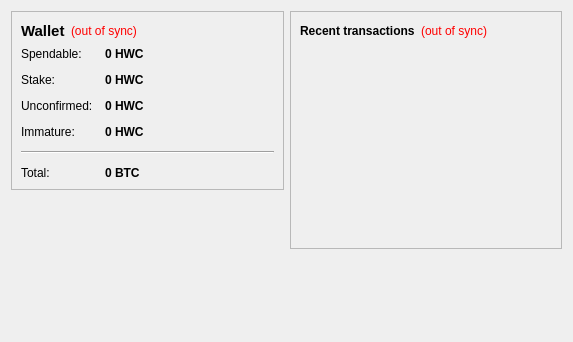
<?xml version="1.0" encoding="UTF-8"?>
<ui version="4.0">
 <class>OverviewPage</class>
 <widget class="QWidget" name="OverviewPage">
  <property name="geometry">
   <rect>
    <x>0</x>
    <y>0</y>
    <width>573</width>
    <height>342</height>
   </rect>
  </property>
  <property name="windowTitle">
   <string>Form</string>
  </property>
  <layout class="QHBoxLayout" name="horizontalLayout" stretch="1,1">
   <item>
    <layout class="QVBoxLayout" name="verticalLayout_2">
     <item>
      <widget class="QFrame" name="frame">
       <property name="frameShape">
        <enum>QFrame::StyledPanel</enum>
       </property>
       <property name="frameShadow">
        <enum>QFrame::Raised</enum>
       </property>
       <layout class="QVBoxLayout" name="verticalLayout_4">
        <item>
         <layout class="QHBoxLayout" name="horizontalLayout_4">
          <item>
           <widget class="QLabel" name="label_5">
            <property name="font">
             <font>
              <pointsize>11</pointsize>
              <weight>75</weight>
              <bold>true</bold>
             </font>
            </property>
            <property name="text">
             <string>Wallet</string>
            </property>
           </widget>
          </item>
          <item>
           <widget class="QLabel" name="labelWalletStatus">
            <property name="toolTip">
             <string>The displayed information may be out of date. Your wallet automatically synchronizes with the HollyWoodCoin network after a connection is established, but this process has not completed yet.</string>
            </property>
            <property name="styleSheet">
             <string notr="true">QLabel { color: red; }</string>
            </property>
            <property name="text">
             <string notr="true">(out of sync)</string>
            </property>
            <property name="alignment">
             <set>Qt::AlignLeading|Qt::AlignLeft|Qt::AlignVCenter</set>
            </property>
           </widget>
          </item>
          <item>
           <spacer name="horizontalSpacer_2">
            <property name="orientation">
             <enum>Qt::Horizontal</enum>
            </property>
            <property name="sizeHint" stdset="0">
             <size>
              <width>40</width>
              <height>20</height>
             </size>
            </property>
           </spacer>
          </item>
         </layout>
        </item>
        <item>
         <layout class="QFormLayout" name="formLayout_2">
          <property name="fieldGrowthPolicy">
           <enum>QFormLayout::AllNonFixedFieldsGrow</enum>
          </property>
          <property name="horizontalSpacing">
           <number>12</number>
          </property>
          <property name="verticalSpacing">
           <number>12</number>
          </property>
          <item row="0" column="0">
           <widget class="QLabel" name="label">
            <property name="text">
             <string>Spendable:</string>
            </property>
           </widget>
          </item>
          <item row="0" column="1">
           <widget class="QLabel" name="labelBalance">
            <property name="font">
             <font>
              <weight>75</weight>
              <bold>true</bold>
             </font>
            </property>
            <property name="cursor">
             <cursorShape>IBeamCursor</cursorShape>
            </property>
            <property name="toolTip">
             <string>Your current spendable balance</string>
            </property>
            <property name="text">
             <string notr="true">0 HWC</string>
            </property>
            <property name="textInteractionFlags">
             <set>Qt::LinksAccessibleByMouse|Qt::TextSelectableByKeyboard|Qt::TextSelectableByMouse</set>
            </property>
           </widget>
          </item>
          <item row="1" column="0">
           <widget class="QLabel" name="label_6">
            <property name="text">
             <string>Stake:</string>
            </property>
           </widget>
          </item>
          <item row="1" column="1">
           <widget class="QLabel" name="labelStake">
            <property name="font">
             <font>
              <weight>75</weight>
              <bold>true</bold>
             </font>
            </property>
            <property name="cursor">
             <cursorShape>IBeamCursor</cursorShape>
            </property>
            <property name="toolTip">
             <string>Total of coins that was staked, and do not yet count toward the current balance</string>
            </property>
            <property name="text">
             <string notr="true">0 HWC</string>
            </property>
            <property name="textInteractionFlags">
             <set>Qt::LinksAccessibleByMouse|Qt::TextSelectableByKeyboard|Qt::TextSelectableByMouse</set>
            </property>
           </widget>
          </item>
          <item row="2" column="0">
           <widget class="QLabel" name="label_3">
            <property name="text">
             <string>Unconfirmed:</string>
            </property>
           </widget>
          </item>
          <item row="2" column="1">
           <widget class="QLabel" name="labelUnconfirmed">
            <property name="font">
             <font>
              <weight>75</weight>
              <bold>true</bold>
             </font>
            </property>
            <property name="cursor">
             <cursorShape>IBeamCursor</cursorShape>
            </property>
            <property name="toolTip">
             <string>Total of transactions that have yet to be confirmed, and do not yet count toward the current balance</string>
            </property>
            <property name="text">
             <string notr="true">0 HWC</string>
            </property>
            <property name="textInteractionFlags">
             <set>Qt::LinksAccessibleByMouse|Qt::TextSelectableByKeyboard|Qt::TextSelectableByMouse</set>
            </property>
           </widget>
          </item>
          <item row="3" column="0">
           <widget class="QLabel" name="labelImmatureText">
            <property name="text">
             <string>Immature:</string>
            </property>
           </widget>
          </item>
          <item row="3" column="1">
           <widget class="QLabel" name="labelImmature">
            <property name="font">
             <font>
              <weight>75</weight>
              <bold>true</bold>
             </font>
            </property>
            <property name="toolTip">
             <string>Mined balance that has not yet matured</string>
            </property>
            <property name="text">
             <string notr="true">0 HWC</string>
            </property>
            <property name="textInteractionFlags">
             <set>Qt::LinksAccessibleByMouse|Qt::TextSelectableByKeyboard|Qt::TextSelectableByMouse</set>
            </property>
           </widget>
          </item>
          <item row="4" column="0" colspan="2">
           <widget class="Line" name="line">
            <property name="orientation">
             <enum>Qt::Horizontal</enum>
            </property>
           </widget>
          </item>
          <item row="5" column="0">
           <widget class="QLabel" name="labelTotalText">
            <property name="text">
             <string>Total:</string>
            </property>
           </widget>
          </item>
          <item row="5" column="1">
           <widget class="QLabel" name="labelTotal">
            <property name="font">
             <font>
              <weight>75</weight>
              <bold>true</bold>
             </font>
            </property>
            <property name="cursor">
             <cursorShape>IBeamCursor</cursorShape>
            </property>
            <property name="toolTip">
             <string>Your current total balance</string>
            </property>
            <property name="text">
             <string notr="true">0 BTC</string>
            </property>
            <property name="textInteractionFlags">
             <set>Qt::LinksAccessibleByMouse|Qt::TextSelectableByKeyboard|Qt::TextSelectableByMouse</set>
            </property>
           </widget>
          </item>
         </layout>
        </item>
       </layout>
      </widget>
     </item>
     <item>
      <spacer name="verticalSpacer">
       <property name="orientation">
        <enum>Qt::Vertical</enum>
       </property>
       <property name="sizeHint" stdset="0">
        <size>
         <width>20</width>
         <height>40</height>
        </size>
       </property>
      </spacer>
     </item>
    </layout>
   </item>
   <item>
    <layout class="QVBoxLayout" name="verticalLayout_3">
     <item>
      <widget class="QFrame" name="frame_2">
       <property name="frameShape">
        <enum>QFrame::StyledPanel</enum>
       </property>
       <property name="frameShadow">
        <enum>QFrame::Raised</enum>
       </property>
       <layout class="QVBoxLayout" name="verticalLayout">
        <item>
         <layout class="QHBoxLayout" name="horizontalLayout_2">
          <item>
           <widget class="QLabel" name="label_4">
            <property name="text">
             <string>&lt;b&gt;Recent transactions&lt;/b&gt;</string>
            </property>
           </widget>
          </item>
          <item>
           <widget class="QLabel" name="labelTransactionsStatus">
            <property name="toolTip">
             <string>The displayed information may be out of date. Your wallet automatically synchronizes with the HollyWoodCoin network after a connection is established, but this process has not completed yet.</string>
            </property>
            <property name="styleSheet">
             <string notr="true">QLabel { color: red; }</string>
            </property>
            <property name="text">
             <string notr="true">(out of sync)</string>
            </property>
            <property name="alignment">
             <set>Qt::AlignRight|Qt::AlignTrailing|Qt::AlignVCenter</set>
            </property>
           </widget>
          </item>
          <item>
           <spacer name="horizontalSpacer">
            <property name="orientation">
             <enum>Qt::Horizontal</enum>
            </property>
            <property name="sizeHint" stdset="0">
             <size>
              <width>40</width>
              <height>20</height>
             </size>
            </property>
           </spacer>
          </item>
         </layout>
        </item>
        <item>
         <widget class="QListView" name="listTransactions">
          <property name="styleSheet">
           <string notr="true">QListView { background: transparent; }</string>
          </property>
          <property name="frameShape">
           <enum>QFrame::NoFrame</enum>
          </property>
          <property name="verticalScrollBarPolicy">
           <enum>Qt::ScrollBarAlwaysOff</enum>
          </property>
          <property name="horizontalScrollBarPolicy">
           <enum>Qt::ScrollBarAlwaysOff</enum>
          </property>
          <property name="selectionMode">
           <enum>QAbstractItemView::NoSelection</enum>
          </property>
         </widget>
        </item>
       </layout>
      </widget>
     </item>
     <item>
      <spacer name="verticalSpacer_2">
       <property name="orientation">
        <enum>Qt::Vertical</enum>
       </property>
       <property name="sizeHint" stdset="0">
        <size>
         <width>20</width>
         <height>40</height>
        </size>
       </property>
      </spacer>
     </item>
    </layout>
   </item>
  </layout>
 </widget>
 <resources/>
 <connections/>
</ui>
